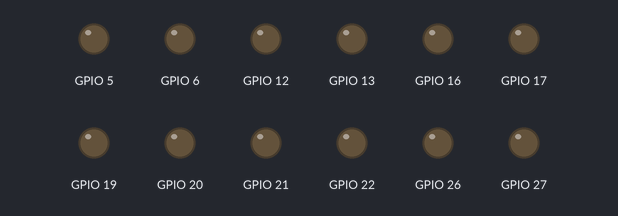
Simulated run of this program. Board: Raspberry Pi (BCM pin numbers). Parts: output pins drawn as LEDs (lit = HIGH). Web requests get an empty 200 reply after 0.4 s; what the program prints to the terminal is not drawn.

Above: at 1.1 s.
At 4.6 s:
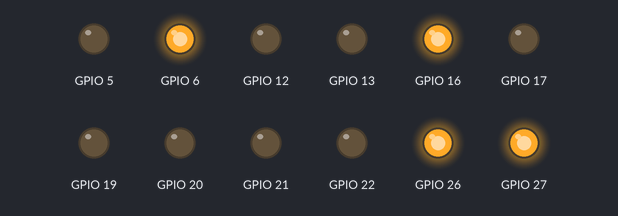
Timing chart, 0 to 7.8 s (numbered marks = the images above):
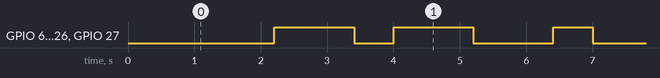

Measured:
- by itself, GPIO 6, GPIO 16, GPIO 26, GPIO 27: repeats every 6.0 s: LOW 0.60 s, HIGH 1.2 s, LOW 1.2 s, HIGH 0.60 s, LOW 1.2 s, HIGH 1.2 s
- by itself, everything shown: repeats every 6.0 s, in 6 steps

The program:

gpio_driver.py
```python
"""Raspberry Pi signal-head driver.

Reads the live light state from the running backend and mirrors it on GPIO
pins (LEDs for the demo model, relays for bigger lamps). The controller logic
is untouched: this only reflects whatever the backend already decided.

    python3 hardware/gpio_driver.py --url http://192.168.1.5:8000
    python3 hardware/gpio_driver.py --dry-run          # no Pi needed, prints only
    python3 hardware/gpio_driver.py --self-test        # cycle every LED once

Failsafe: if the backend cannot be reached, every approach is driven to a
blinking yellow (the standard "signal out of service" indication) instead of
freezing on the last state.
"""

import argparse
import json
import sys
import time
import urllib.error
import urllib.request

# BCM pin numbers: road -> (red, yellow, green). Change these to match wiring.
PINS = {
    "north": (17, 27, 22),
    "south": (5, 6, 13),
    "east": (19, 26, 21),
    "west": (20, 16, 12),
}
COLORS = ("red", "yellow", "green")
POLL_HZ = 5.0
BLINK_HZ = 1.0
REQUEST_TIMEOUT_S = 2.0
FAILS_BEFORE_FAILSAFE = 3  # one slow reply must not trigger the failsafe


class Outputs:
    """GPIO outputs, or console output when --dry-run / gpiozero is missing."""

    def __init__(self, dry_run: bool):
        self.dry_run = dry_run
        self._last = None
        if dry_run:
            self.leds = None
            return
        from gpiozero import LED  # imported here so a laptop can run --dry-run

        self.leds = {road: {c: LED(pin) for c, pin in zip(COLORS, pins)} for road, pins in PINS.items()}

    def set(self, states: dict) -> None:
        """states: {"north": "red"|"yellow"|"green"|"off", ...}"""
        if states == self._last:
            return
        self._last = dict(states)
        if self.dry_run:
            print("  ".join(f"{road[:1].upper()}={state:6}" for road, state in states.items()), flush=True)
            return
        for road, state in states.items():
            for color, led in self.leds[road].items():
                led.on() if color == state else led.off()

    def close(self) -> None:
        if self.leds:
            for road in self.leds.values():
                for led in road.values():
                    led.close()


def fetch_states(url: str, timeout: float) -> dict | None:
    try:
        with urllib.request.urlopen(f"{url.rstrip('/')}/api/signals/status", timeout=timeout) as response:
            payload = json.load(response)
        return {road: info["light"] for road, info in payload["roads"].items()}
    except (urllib.error.URLError, OSError, ValueError, KeyError):
        return None


def self_test(out: Outputs) -> None:
    for color in COLORS:
        out.set({road: color for road in PINS})
        print(f"all {color}")
        time.sleep(1.0)
    for road in PINS:
        for color in COLORS:
            out.set({r: (color if r == road else "off") for r in PINS})
            print(f"{road} {color}")
            time.sleep(0.4)
    out.set({road: "off" for road in PINS})


def run(url: str, out: Outputs) -> None:
    period = 1.0 / POLL_HZ
    offline_since = None
    fails = 0
    while True:
        states = fetch_states(url, timeout=REQUEST_TIMEOUT_S)
        now = time.monotonic()
        if states is None:
            fails += 1
            if fails < FAILS_BEFORE_FAILSAFE:
                time.sleep(period)
                continue
            if offline_since is None:
                offline_since = now
                print(f"backend unreachable at {url} — blinking yellow", file=sys.stderr, flush=True)
            on = int(now * BLINK_HZ) % 2 == 0
            out.set({road: ("yellow" if on else "off") for road in PINS})
        else:
            fails = 0
            if offline_since is not None:
                print("backend back online", file=sys.stderr, flush=True)
                offline_since = None
            out.set({road: states.get(road, "red") for road in PINS})
        time.sleep(period)


def main() -> None:
    parser = argparse.ArgumentParser(description=__doc__, formatter_class=argparse.RawDescriptionHelpFormatter)
    parser.add_argument("--url", default="http://127.0.0.1:8000", help="backend base URL (default: %(default)s)")
    parser.add_argument("--dry-run", action="store_true", help="print states instead of driving GPIO pins")
    parser.add_argument("--self-test", action="store_true", help="cycle every LED once and exit")
    args = parser.parse_args()

    out = Outputs(dry_run=args.dry_run)
    try:
        if args.self_test:
            self_test(out)
        else:
            run(args.url, out)
    except KeyboardInterrupt:
        pass
    finally:
        out.set({road: "off" for road in PINS})
        out.close()


if __name__ == "__main__":
    main()
```
